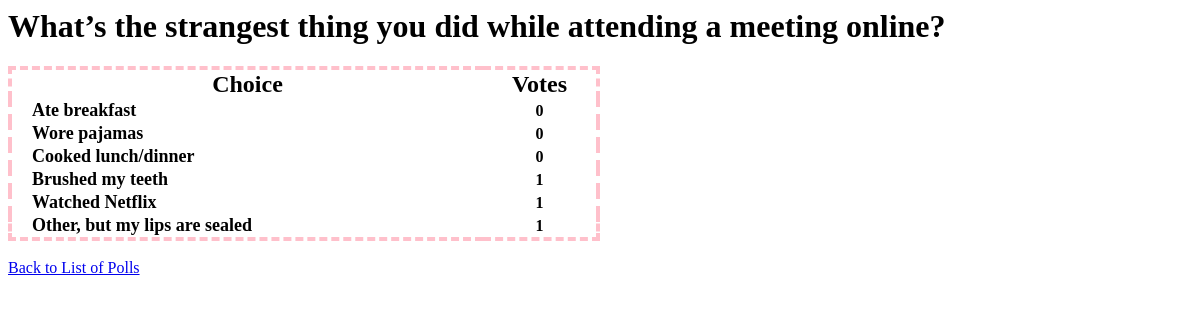
/polls/1/results/, run on an earlier commit of the app's database.
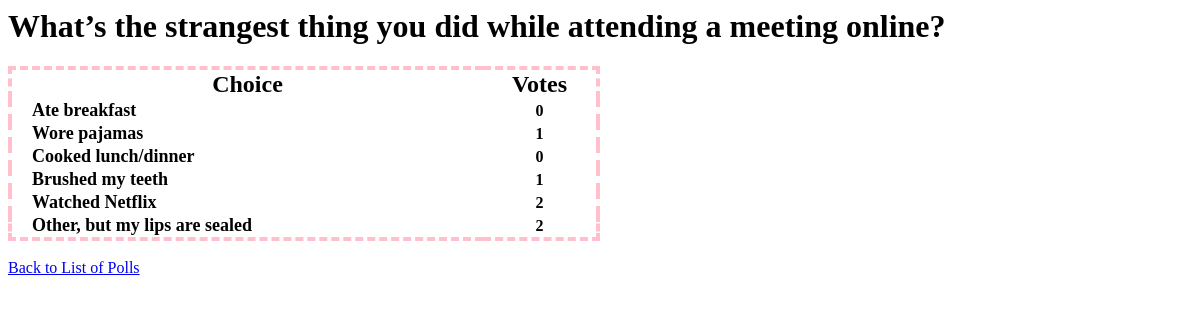
And on a later commit of the database.
### polls/models.py (models this page shows, shortened)
class Choice(models.Model):
    question = models.ForeignKey(Question, on_delete=models.CASCADE)
    choice_text = models.CharField(max_length=200)
    votes = models.IntegerField(default=0)

### polls/views.py (the view)
# urls.py: path('<int:pk>/results/', views.ResultsView.as_view(), name='results'),
class ResultsView(generic.DetailView):
    model = Question
    template_name = 'polls/results.html'

### polls/templates/polls/results.html (shortened to what this page needs)
{% load static %}
<link rel="stylesheet" href="{% static 'polls/style_results.css' %}">
<h1>{{ question.question_text }}</h1>
<table>
    <tr class="title">
        <th>Choice</th>
        <th>Votes</th>
    </tr>
    {% for choice in question.choice_set.all %}
    <tr>
        <th class="choice">{{ choice.choice_text }}</th>
        <th class="votes">{{ choice.votes }}</th>
    </tr>
    {% endfor %}
</table>
<br><a href="{% url 'polls:index' %}"> Back to List of Polls </a><br>
{% load static %}
<link rel="stylesheet" href="{% static 'polls/style_results.css' %}">

What changed in the data, as far as the page shows it:
changed Choice "Wore pajamas": votes "0" → "1"
changed Choice "Watched Netflix": votes "1" → "2"
changed Choice "Other, but my lips are sealed": votes "1" → "2"
